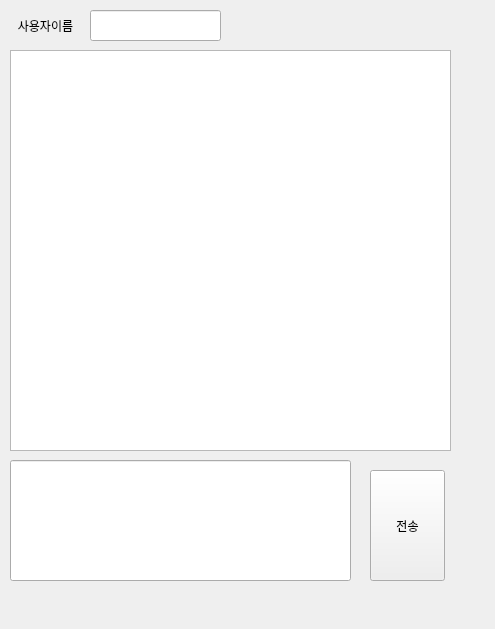
<?xml version="1.0" encoding="UTF-8"?>
<ui version="4.0">
 <class>Form</class>
 <widget class="QWidget" name="Form">
  <property name="geometry">
   <rect>
    <x>0</x>
    <y>0</y>
    <width>495</width>
    <height>629</height>
   </rect>
  </property>
  <property name="windowTitle">
   <string>Form</string>
  </property>
  <widget class="QLineEdit" name="led_insertName">
   <property name="geometry">
    <rect>
     <x>90</x>
     <y>10</y>
     <width>131</width>
     <height>31</height>
    </rect>
   </property>
  </widget>
  <widget class="QLabel" name="label">
   <property name="geometry">
    <rect>
     <x>10</x>
     <y>10</y>
     <width>71</width>
     <height>31</height>
    </rect>
   </property>
   <property name="text">
    <string>사용자이름</string>
   </property>
   <property name="alignment">
    <set>Qt::AlignCenter</set>
   </property>
  </widget>
  <widget class="QPushButton" name="btn_sendMessage">
   <property name="geometry">
    <rect>
     <x>370</x>
     <y>470</y>
     <width>75</width>
     <height>111</height>
    </rect>
   </property>
   <property name="text">
    <string>전송</string>
   </property>
  </widget>
  <widget class="QLineEdit" name="ted_message">
   <property name="geometry">
    <rect>
     <x>10</x>
     <y>460</y>
     <width>341</width>
     <height>121</height>
    </rect>
   </property>
  </widget>
  <widget class="QTextEdit" name="textEdit">
   <property name="geometry">
    <rect>
     <x>10</x>
     <y>50</y>
     <width>441</width>
     <height>401</height>
    </rect>
   </property>
  </widget>
 </widget>
 <resources/>
 <connections/>
</ui>
